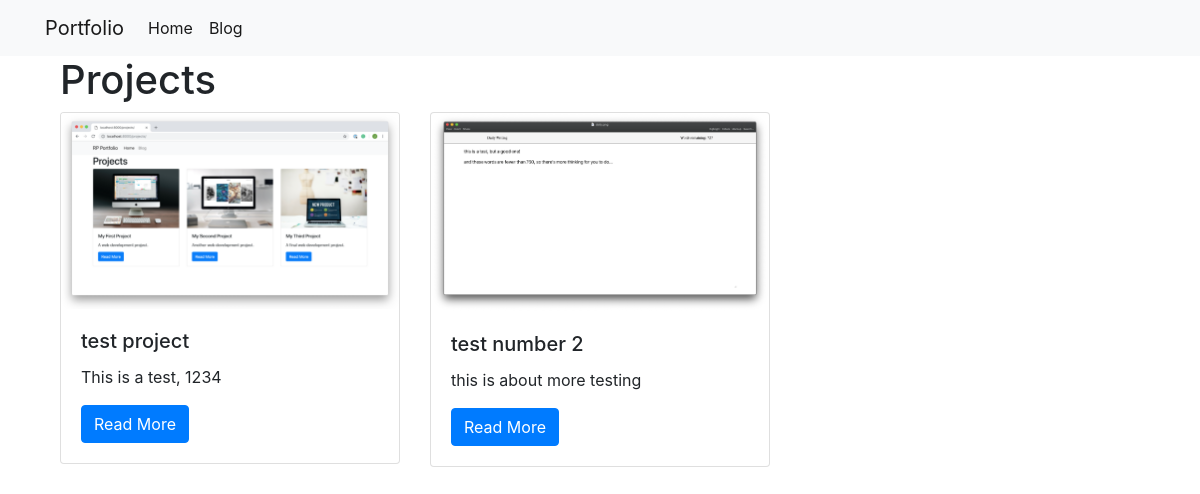
Before: /projects/ with the older database file.
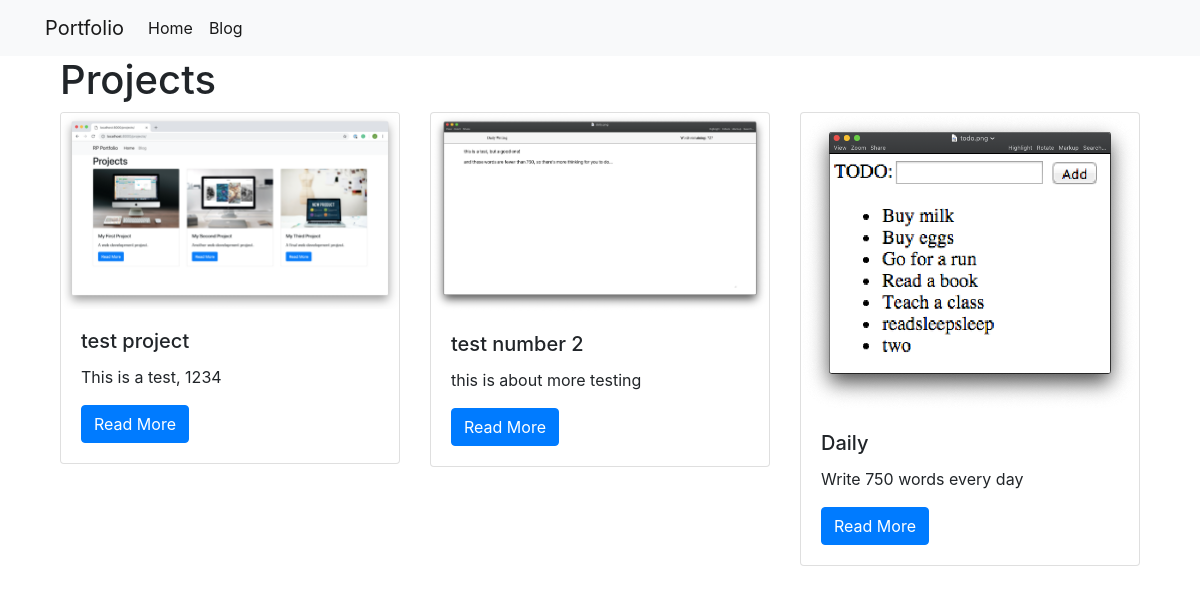
After: the same page with the newer database file.
### projects/models.py (models this page shows)
class Project(models.Model):
    title = models.CharField(max_length=100)
    description = models.TextField()
    technology = models.CharField(max_length=20)
    image = models.CharField(max_length=100)

### projects/views.py (the view)
# urls.py: path("", views.all_projects, name="all_projects"),
def all_projects(request):
    projects = Project.objects.all()
    return render(request,"projects/all_projects.html", {'projects': projects})

### projects/templates/projects/all_projects.html
{% extends 'portfolio/base.html' %}
{% load static %}
{% block content %}
<div class="container">
    <h1>Projects</h1>
    <div class="row">
    {% for project in projects %}
        <div class="col-md-4">
            <div class="card mb-2">
                <img class="card-img-top" src="{% static project.image %}" alt="{{ project.description }}">
                <div class="card-body">
                    <h5 class="card-title">{{ project.title }}</h5>
                    <p class="card-text">{{ project.description }}</p>
                    <a href="{% url 'projects:project_detail' project.pk %}" class="btn btn-primary">Read More</a>
                </div>
            </div>
        </div>
    {% endfor %}
    </div>
</div>
{% endblock %}

### portfolio/templates/portfolio/base.html (shortened to what this page needs)
<!DOCTYPE html>
<html lang="en">
<head>
    <link rel="stylesheet" href="https://cdn.jsdelivr.net/npm/bootstrap@4.1.3/dist/css/bootstrap.min.css">
</head>
<body>
<nav class="navbar navbar-expand-lg navbar-light bg-light">
    <div class="container">
        <a class="navbar-brand" href="{% url 'projects:all_projects' %}">Portfolio</a>
        <div class="collapse navbar-collapse" id="navbarSupportedContent">
          <ul class="navbar-nav mr-auto">
            <li class="nav-item active">
              <a class="nav-link" href="{% url 'projects:all_projects' %}">Home</a>
            </li>
              <li class="nav-item active">
              <a class="nav-link" href="{% url 'blog:all_posts' %}">Blog</a>
            </li>
          </ul>
        </div>
    </div>
</nav>
<div class="container">
    {% block content %}
     {% endblock %}
</div>
</body>
</html>

Changed rows visible on the page:
added Project: image (picture), title "Daily", description "Write 750 words every day"
